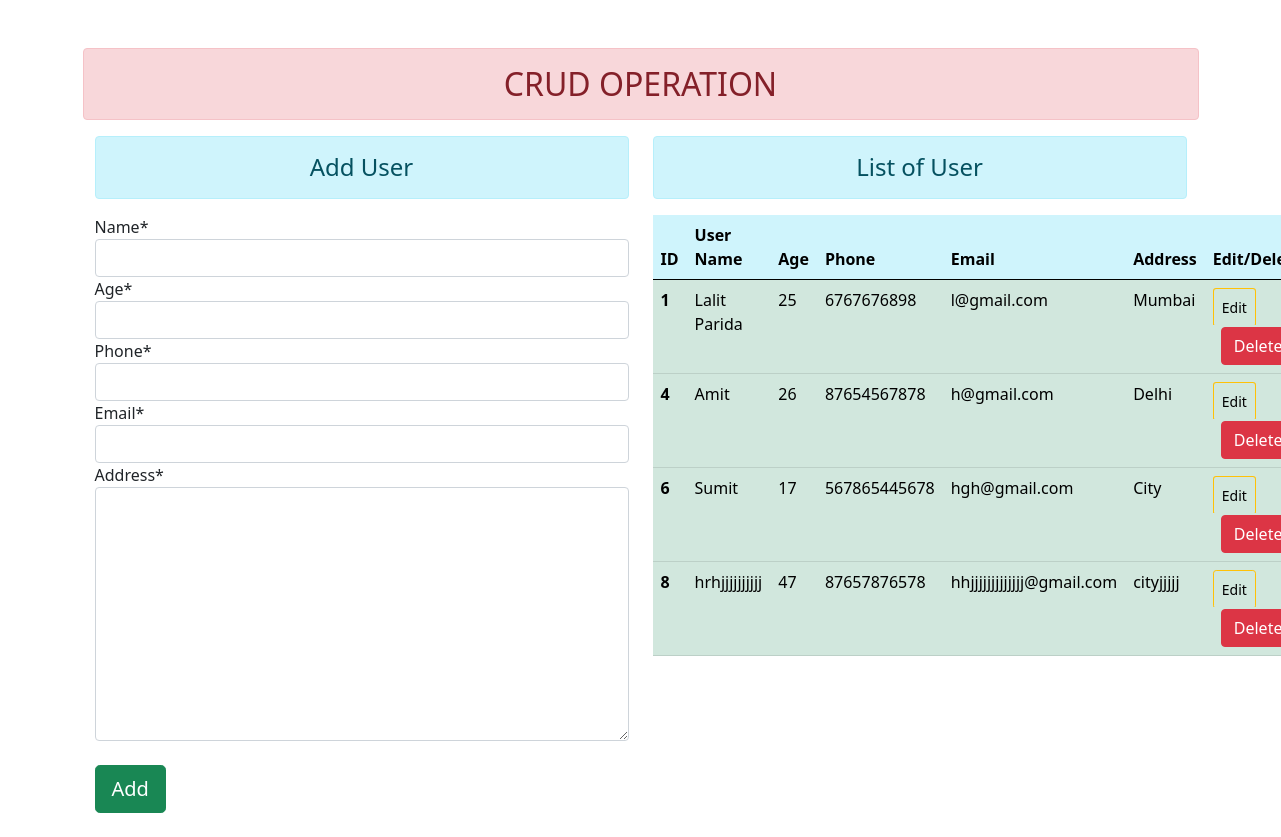
The page / on the database its author committed.
### crudapp/models.py (models this page shows)
class User(models.Model):
    name = models.CharField(max_length = 50)
    age = models.IntegerField()
    phone = models.BigIntegerField()
    email =models.EmailField(max_length = 50)
    address = models.TextField(max_length = 200)

### crudapp/views.py (the view)
# urls.py: path('', addandshow, name="addshow"),
def addandshow(request):
    if request.method == "POST":
        fm = Crudform(request.POST)
        if fm.is_valid():
            fm.save()
    else:
        fm = Crudform()
    data = User.objects.all()
    return render(request, 'addandshow.html', {'form' : fm, 'dta': data})

### crudapp/forms.py
class Crudform(forms.ModelForm):
    class Meta:
        model = User
        fields = ['name', 'age', 'phone', 'email', 'address']

### crudapp/templates/addandshow.html (shortened to what this page needs)
{% extends 'base.html' %}
{% load crispy_forms_tags %}
{% block content %}
<div class="container">
    <div class="row">
        <div class="col-6">
            <h4 class="text-center alert alert-info">Add User</h4>
            <form action="" method="POST">
                {{ form | crispy }}
                <input type="submit" class="btn btn-success btn-lg my-4" value="Add">
            </form>
        </div>
        <div class="col-6">
            <h4 class="text-center alert alert-info">List of User</h4>
            <table class="table">
                <thead class="table-info">
                    <tr>
                        <th scope="col">ID</th>
                        <th scope="col">User Name</th>
                        <th scope="col">Age</th>
                        <th scope="col">Phone</th>
                        <th scope="col">Email</th>
                        <th scope="col">Address</th>
                        <th scope="col">Edit/Delete</th>
                    </tr>
                </thead>
                <tbody class="table table-success table-striped">
                    {% for dt in dta %}
                        <tr>
                            <th scope="row">{{ dt.id}}</th>
                            <td>{{ dt.name}}</td>
                            <td>{{ dt.age}}</td>
                            <td>{{ dt.phone}}</td>
                            <td>{{ dt.email}}</td>
                            <td>{{ dt.address}}</td>
                            <td>
                                <a href="{% url 'update1' dt.id %}" class="btn btn-warning btn-sm">Edit</a>
                                <form action="{% url 'delete1' dt.id %}" method="post" class="d-inline">
                                    <input type="submit" class="btn btn-danger" value="Delete">
                                </form>
                            </td>
                        </tr>
                    {% endfor %}
                </tbody>
            </table>
        </div>
    </div>
</div>
{% endblock %}

### crudapp/templates/base.html (shortened to what this page needs)
<!DOCTYPE html>
<html lang="en">
<head>
    <link href="https://cdn.jsdelivr.net/npm/bootstrap@5.0.2/dist/css/bootstrap.min.css" rel="stylesheet">
</head>
<body>
    <div class="container mt-5">
        <h2 class="text-center alert alert-danger">CRUD OPERATION</h2>
        {% block content%} {% endblock %}
    </div>
</body>
</html>

### rows shown on the page
User: id "1", name "Lalit Parida", age "25", phone "6767676898", email "l@gmail.com", address "Mumbai"
User: id "4", name "Amit", age "26", phone "87654567878", email "h@gmail.com", address "Delhi"
User: id "6", name "Sumit", age "17", phone "567865445678", email "hgh@gmail.com", address "City"
User: id "8", name "hrhjjjjjjjjjj", age "47", phone "87657876578", email "hhjjjjjjjjjjjjj@gmail.com", address "cityjjjjj"
